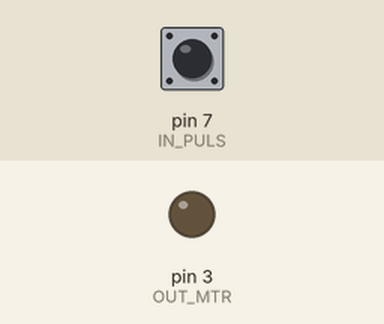
Bench run of a sketch on a simulated Arduino Uno, built with avr-gcc and run on an emulated ATmega328P. Parts: output pins drawn as LEDs (lit = HIGH). The test bench sets the inputs (shaded band); at power-on: pin 7 (IN_PULS) LOW.

Above: at 1.2 s.
1.3 s: pin 7 (IN_PULS) pulled HIGH for 0.15 s
At 1.37 s:
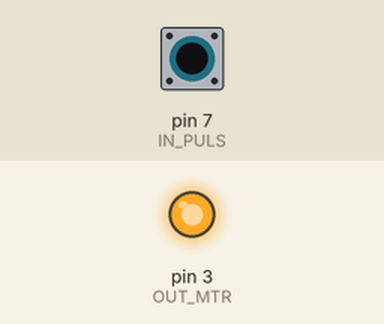
2.9 s: pin 7 (IN_PULS) pulled HIGH for 3.2 s
At 6.5 s:
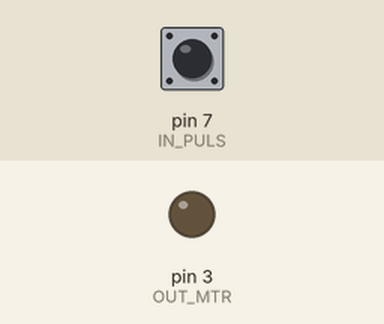
Timing chart, 0 to 8.0 s (numbered marks = the images above; inputs shaded):
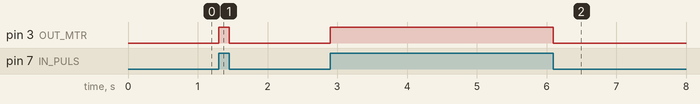

Measured:
- after the input at 1.3 s, pin 3 (OUT_MTR): LOW → HIGH at once, → LOW 0.15 s later
- after the input at 2.9 s, pin 3 (OUT_MTR): LOW → HIGH at once, → LOW 3.2 s later

The sketch:

OnOffButton.ino
```cpp
/*
  DC Motor controller
  ON/OFF button controller
*/

int IN_PULS = 7;
int OUT_MTR = 3;

void setup() {
  pinMode(IN_PULS, INPUT);
  pinMode(OUT_MTR, OUTPUT);
}

void loop() {
  // put your main code here, to run repeatedly:
  if( digitalRead(IN_PULS) ){
    digitalWrite( OUT_MTR, HIGH);
  }else{
    digitalWrite( OUT_MTR, LOW);
  }
}
```
